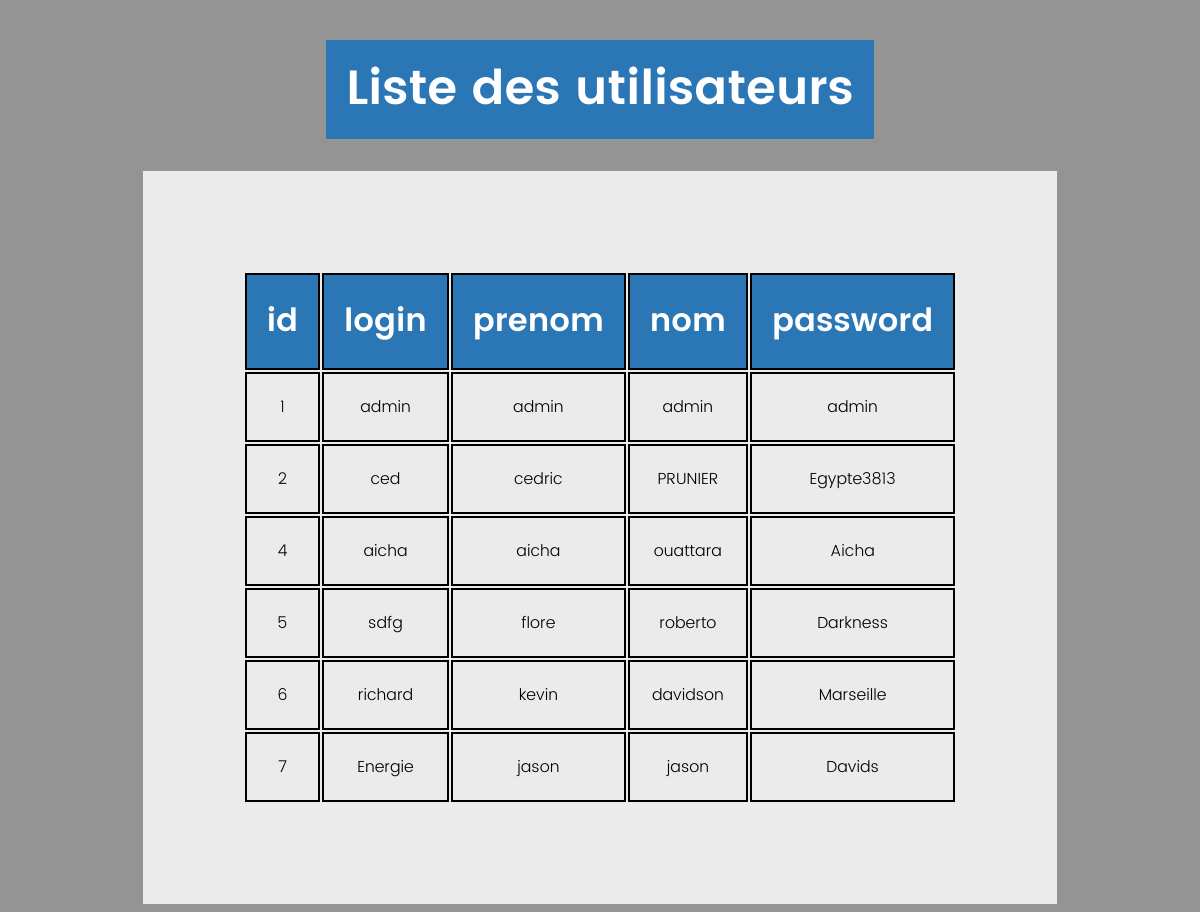
The page /admin.php (signed in) on the database its author committed.
### tables this page shows
CREATE TABLE `utilisateurs` (
  `id` int(11) NOT NULL,
  `login` varchar(255) NOT NULL,
  `prenom` varchar(255) NOT NULL,
  `nom` varchar(255) NOT NULL,
  `password` varchar(255) NOT NULL
);

### admin.php (the view, shortened to what this page needs)
<?php
$host = 'localhost';
$dbname = 'moduleconnexion';
$username = 'root';
$password = 'root';
try {
    $db = new PDO("mysql:host=$host;dbname=$dbname", $username, $password);
    $db->setAttribute(PDO::ATTR_ERRMODE, PDO::ERRMODE_EXCEPTION);
} catch (PDOException $e) {
    echo 'Erreur de connexion à la base de données : ' . $e->getMessage();
    exit();
}
$query = "SELECT * FROM utilisateurs";
$stmt = $db->query($query);
$utilisateurs = $stmt->fetchAll(PDO::FETCH_ASSOC);
?>
<!DOCTYPE html>
<html lang="en">
<head>
    <link rel="stylesheet" href="admin.css">
</head>
<body>
    <h1>Liste des utilisateurs</h1>
    <?php if (!empty($utilisateurs)): ?>
        <table>
            <thead>
                <tr>
                    <?php foreach ($utilisateurs[0] as $key => $value): ?>
                        <th>
                            <?php echo $key; ?>
                        </th>
                    <?php endforeach; ?>
                </tr>
            </thead>
            <tbody>
                <?php foreach ($utilisateurs as $row): ?>
                    <tr>
                        <?php foreach ($row as $value): ?>
                            <td>
                                <?php echo $value; ?>
                            </td>
                        <?php endforeach; ?>
                    </tr>
                <?php endforeach; ?>
            </tbody>
        </table>
    <?php else: ?>
        <p>Aucun résultat trouvé.</p>
    <?php endif; ?>
</body>
</html>

### admin.css (style rules this page uses)
body { display: flex; flex-direction: column; align-items: center; text-align: center; background-color: rgba(0, 0, 0, 0.421); }
table { padding: 100px; background-color: rgba(249, 247, 247, 0.884); }
h1 { font-family: "poppins-semibold"; font-size: 3rem; background-color: rgb(43, 118, 180); padding: 10px 20px; color: white; }
th { padding: 20px; border: 2px solid rgb(0, 0, 0); font-family: "poppins-semibold"; font-size: 2rem; background-color: rgb(43, 118, 180); color: white; }
td { padding: 20px; border: 2px solid white; font-family: "poppins-light"; border: 2px solid black; color: black; }

### rows shown on the page
utilisateurs: id "1", value "admin"
utilisateurs: id "2", login "ced", prenom "cedric", nom "PRUNIER", password "Egypte3813"
utilisateurs: id "4", value "aicha", nom "ouattara", password "Aicha"
utilisateurs: id "5", login "sdfg", prenom "flore", nom "roberto", password "Darkness"
utilisateurs: id "6", login "richard", prenom "kevin", nom "davidson", password "Marseille"
utilisateurs: id "7", login "Energie", value "jason", password "Davids"

### other values the page prints
$key "id"
$key "login"
$key "prenom"
$key "nom"
$key "password"
